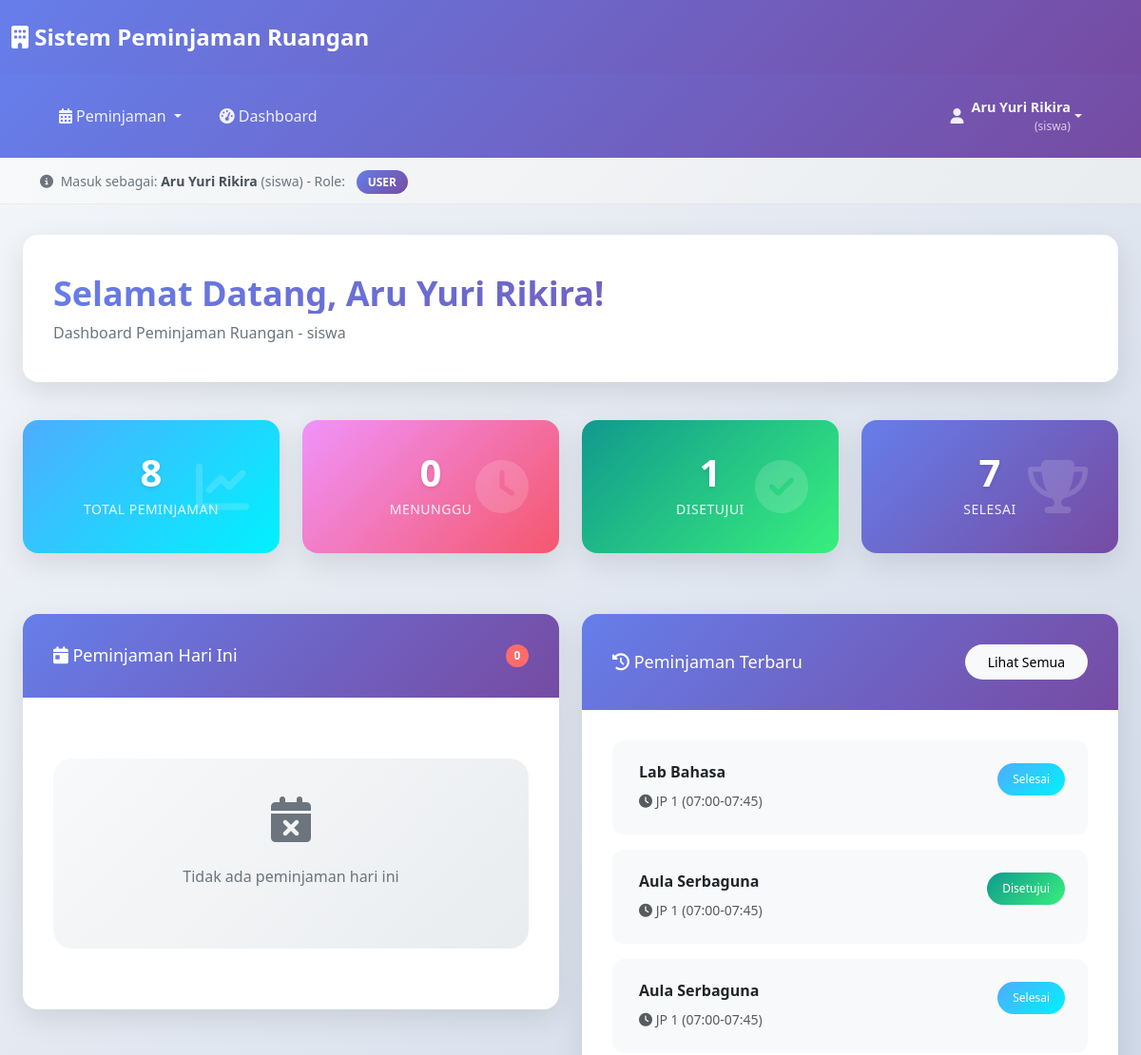
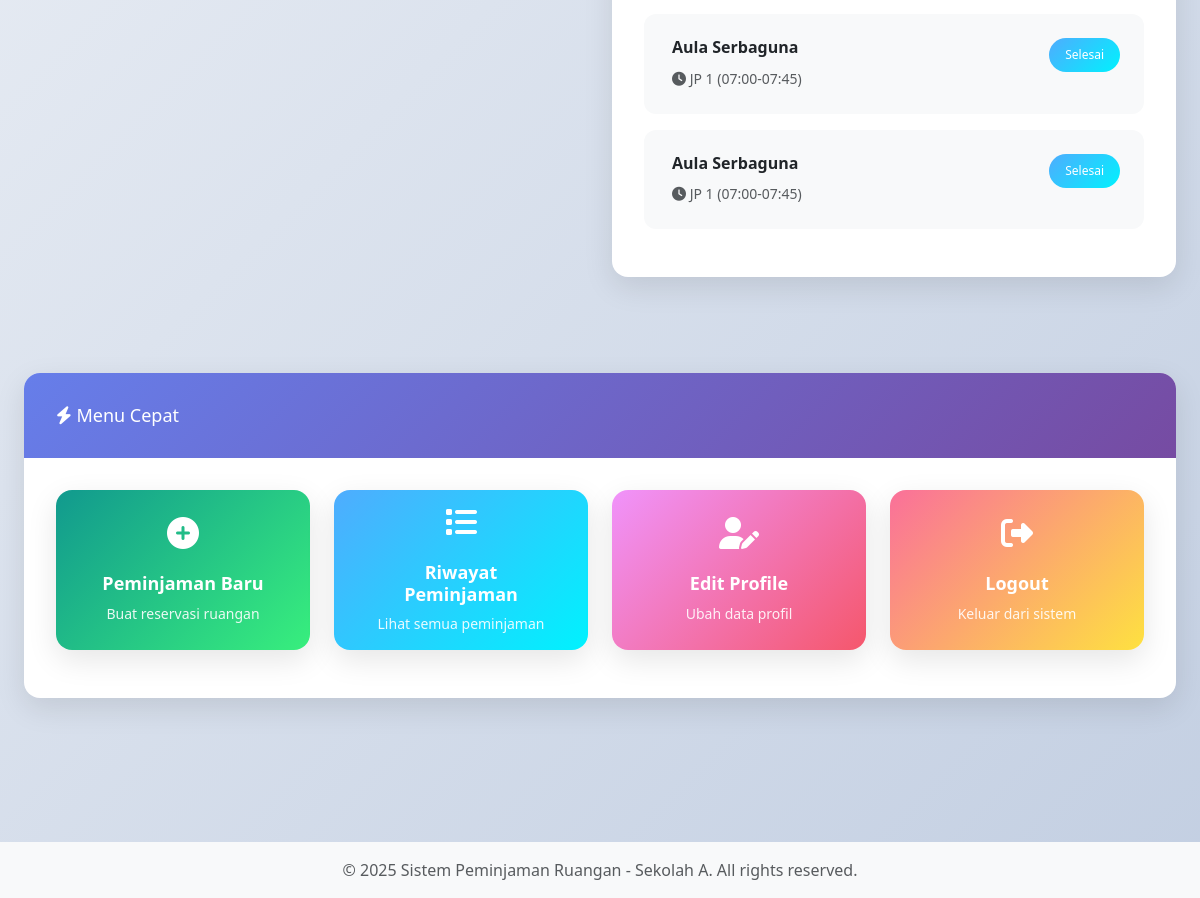
Page /user/ (signed in) on the committed database (2 pictures, top to bottom).
### tables this page shows
CREATE TABLE IF NOT EXISTS peminjaman_ruangan (
    peminjaman_id INT PRIMARY KEY,
    user_id INT,
    ruangan_id INT,
    tanggal_pinjam DATE,
    waktu_mulai VARCHAR(50),
    durasi_pinjam VARCHAR(50),
    waktu_selesai VARCHAR(50),
    status VARCHAR(50),
    keperluan TEXT,
    keterangan TEXT,
    created_at DATETIME,
    updated_at DATETIME,
    is_enabled BOOLEAN,
    kondisi_ruangan VARCHAR(50),
    catatan_pengembalian TEXT,
    return_requested_at DATETIME,
    return_approved_at DATETIME,
    return_approved_by INT
);

CREATE TABLE IF NOT EXISTS ruangan (
    ruangan_id INT PRIMARY KEY,
    nama_ruangan VARCHAR(100),
    lokasi VARCHAR(100),
    kapasitas INT,
    status VARCHAR(50),
    is_enabled BOOLEAN,
    created_at DATETIME
);

### user/index.php (the view, shortened to what this page needs)
<?php
require_once '../config/database.php';
$user_id = $_SESSION['user_id'];
try {
    $stmt = $pdo->prepare("SELECT COUNT(*) as total FROM peminjaman_ruangan WHERE user_id = ?");
    $stmt->execute([$user_id]);
    $total_peminjaman = $stmt->fetch()['total'];
    $stmt = $pdo->prepare("SELECT status, COUNT(*) as jumlah FROM peminjaman_ruangan WHERE user_id = ? GROUP BY status");
    $stmt->execute([$user_id]);
    $stats_status = $stmt->fetchAll(PDO::FETCH_KEY_PAIR);
    $stmt = $pdo->prepare("SELECT p.*, r.nama_ruangan, r.lokasi
                          FROM peminjaman_ruangan p
                          JOIN ruangan r ON p.ruangan_id = r.ruangan_id
                          WHERE p.user_id = ?
                          ORDER BY p.created_at DESC
                          LIMIT 5");
    $stmt->execute([$user_id]);
    $peminjaman_terbaru = $stmt->fetchAll();
    $stmt = $pdo->prepare("SELECT p.*, r.nama_ruangan, r.lokasi
                          FROM peminjaman_ruangan p
                          JOIN ruangan r ON p.ruangan_id = r.ruangan_id
                          WHERE p.user_id = ? AND p.tanggal_pinjam = CURDATE()
                          ORDER BY p.waktu_mulai ASC");
    $stmt->execute([$user_id]);
    $peminjaman_hari_ini = $stmt->fetchAll();
} catch(PDOException $e) {
    $error = "Error: " . $e->getMessage();
}
?>
<?php include '../includes/header.php'; ?>
<body>
    <?php include '../includes/navbar.php'; ?>
    <div class="container-fluid main-content">
        <div class="dashboard-header fade-in-up">
            <h1 class="dashboard-title">Selamat Datang, <?php echo htmlspecialchars($_SESSION['nama_lengkap']); ?>!</h1>
            <p class="dashboard-subtitle">Dashboard Peminjaman Ruangan - <?php echo $_SESSION['jenis_pengguna']; ?></p>
        </div>
        <div class="row stats-row">
            <div class="col-md-3 col-sm-6 fade-in-up animate-delay-1">
                <div class="stats-card stats-card-info">
                    <div class="stats-card-body text-center">
                        <h2 class="stats-number"><?php echo $total_peminjaman; ?></h2>
                        <p class="stats-label">Total Peminjaman</p>
                        <i class="fas fa-chart-line stats-icon"></i>
                    </div>
                </div>
            </div>
            <div class="col-md-3 col-sm-6 fade-in-up animate-delay-2">
                <div class="stats-card stats-card-warning">
                    <div class="stats-card-body text-center">
                        <h2 class="stats-number"><?php echo isset($stats_status['menunggu']) ? $stats_status['menunggu'] : 0; ?></h2>
                        <p class="stats-label">Menunggu</p>
                        <i class="fas fa-clock stats-icon"></i>
                    </div>
                </div>
            </div>
            <div class="col-md-3 col-sm-6 fade-in-up animate-delay-3">
                <div class="stats-card stats-card-success">
                    <div class="stats-card-body text-center">
                        <h2 class="stats-number"><?php echo isset($stats_status['disetujui']) ? $stats_status['disetujui'] : 0; ?></h2>
                        <p class="stats-label">Disetujui</p>
                        <i class="fas fa-check-circle stats-icon"></i>
                    </div>
                </div>
            </div>
            <div class="col-md-3 col-sm-6 fade-in-up animate-delay-4">
                <div class="stats-card stats-card-primary">
                    <div class="stats-card-body text-center">
                        <h2 class="stats-number"><?php echo isset($stats_status['selesai']) ? $stats_status['selesai'] : 0; ?></h2>
                        <p class="stats-label">Selesai</p>
                        <i class="fas fa-trophy stats-icon"></i>
                    </div>
                </div>
            </div>
        </div>
        <div class="row content-row">
            <div class="col-lg-6 col-md-12 mb-4 fade-in-up">
                <div class="content-card">
                    <div class="card-header-modern d-flex justify-content-between align-items-center">
                        <h5><i class="fas fa-calendar-day"></i> Peminjaman Hari Ini</h5>
                        <span class="notification-badge"><?php echo count($peminjaman_hari_ini); ?></span>
                    </div>
                    <div class="card-body">
                        <?php if (!empty($peminjaman_hari_ini)): ?>
                            <div class="list-group list-group-flush">
                                <?php foreach ($peminjaman_hari_ini as $peminjaman): ?>
                                    <div class="list-group-item-modern">
                                        <div class="d-flex w-100 justify-content-between align-items-start">
                                            <div class="flex-grow-1">
                                                <h6><?php echo htmlspecialchars($peminjaman['nama_ruangan']); ?></h6>
                                                <p>
                                                    <small class="text-muted">
                                                        <i class="fas fa-map-marker-alt"></i> <?php echo htmlspecialchars($peminjaman['lokasi']); ?><br>
                                                        <i class="fas fa-clock"></i> <?php echo htmlspecialchars($peminjaman['waktu_mulai']); ?>
                                                        (<?php echo htmlspecialchars($peminjaman['durasi_pinjam']); ?>)
                                                    </small>
                                                </p>
                                            </div>
                                            <div class="ms-3">
                                                <?php
                                                $status_class = '';
                                                switch($peminjaman['status']) {
                                                    case 'menunggu':
                                                        $status_class = 'badge-warning';
                                                        break;
                                                    case 'disetujui':
                                                        $status_class = 'badge-success';
                                                        break;
                                                    case 'ditolak':
                                                        $status_class = 'badge-danger';
                                                        break;
                                                    case 'selesai':
                                                        $status_class = 'badge-info';
                                                        break;
                                                }
                                                ?>
                                                <span class="badge-modern <?php echo $status_class; ?>"><?php echo ucfirst($peminjaman['status']); ?></span>
                                            </div>
                                        </div>
                                    </div>
                                <?php endforeach; ?>
                            </div>
                        <?php else: ?>
                            <div class="empty-state">
                                <i class="fas fa-calendar-times fa-3x"></i>
                                <p>Tidak ada peminjaman hari ini</p>
                            </div>
                        <?php endif; ?>
                    </div>
                </div>
            </div>
            <div class="col-lg-6 col-md-12 mb-4 fade-in-up">
                <div class="content-card">
                    <div class="card-header-modern d-flex justify-content-between align-items-center">
                        <h5><i class="fas fa-history"></i> Peminjaman Terbaru</h5>
                        <a href="peminjaman/index.php" class="btn btn-sm btn-light btn-modern">Lihat Semua</a>
                    </div>
                    <div class="card-body">
                        <?php if (!empty($peminjaman_terbaru)): ?>
                            <div class="list-group list-group-flush">
                                <?php foreach ($peminjaman_terbaru as $peminjaman): ?>
                                    <div class="list-group-item-modern">
                                        <div class="d-flex w-100 justify-content-between align-items-start">
                                            <div class="flex-grow-1">
                                                <h6><?php echo htmlspecialchars($peminjaman['nama_ruangan']); ?></h6>
                                                <p>
                                                    <small class="text-muted">
                                                        <i class="fas fa-clock"></i> <?php echo htmlspecialchars($peminjaman['waktu_mulai']); ?>
                                                    </small>
                                                </p>
                                            </div>
                                            <div class="ms-3">
                                                <?php
                                                $status_class = '';
                                                switch($peminjaman['status']) {
                                                    case 'disetujui':
                                                        $status_class = 'badge-success';
                                                        break;
                                                    case 'selesai':
                                                        $status_class = 'badge-info';
                                                        break;
                                                }
                                                ?>
                                                <span class="badge-modern <?php echo $status_class; ?>"><?php echo ucfirst($peminjaman['status']); ?></span>
                                            </div>
                                        </div>
                                    </div>
                                <?php endforeach; ?>
                            </div>
                        <?php endif; ?>
                    </div>
                </div>
            </div>
        </div>
        <div class="row quick-actions-row fade-in-up">
            <div class="col-12">
                <div class="content-card">
                    <div class="card-header-modern">
                        <h5><i class="fas fa-bolt"></i> Menu Cepat</h5>
                    </div>
                    <div class="card-body">
                        <div class="row">
                            <div class="col-lg-3 col-md-6 col-sm-6 mb-3">
                                <a href="peminjaman/create.php" class="quick-action-card" style="background: var(--success-gradient);">
                                    <i class="fas fa-plus-circle fa-2x"></i>
                                    <h6>Peminjaman Baru</h6>
                                    <small>Buat reservasi ruangan</small>
                                </a>
                            </div>
                            <div class="col-lg-3 col-md-6 col-sm-6 mb-3">
                                <a href="peminjaman/index.php" class="quick-action-card" style="background: var(--info-gradient);">
                                    <i class="fas fa-list fa-2x"></i>
                                    <h6>Riwayat Peminjaman</h6>
                                    <small>Lihat semua peminjaman</small>
                                </a>
                            </div>
                            <div class="col-lg-3 col-md-6 col-sm-6 mb-3">
                                <a href="profile.php" class="quick-action-card" style="background: var(--warning-gradient);">
                                    <i class="fas fa-user-edit fa-2x"></i>
                                    <h6>Edit Profile</h6>
                                    <small>Ubah data profil</small>
                                </a>
                            </div>
                            <div class="col-lg-3 col-md-6 col-sm-6 mb-3">
                                <a href="../auth/logout.php" class="quick-action-card" style="background: var(--danger-gradient);"
                                   onclick="return confirm('Yakin ingin logout?')">
                                    <i class="fas fa-sign-out-alt fa-2x"></i>
                                    <h6>Logout</h6>
                                    <small>Keluar dari sistem</small>
                                </a>
                            </div>
                        </div>
                    </div>
                </div>
            </div>
        </div>
    </div>
    <?php include '../includes/footer.php'; ?>
</body>
</html>

### rows in the picture
peminjaman_ruangan: ruangan.nama_ruangan "Lab Bahasa", waktu_mulai "JP 1 (07:00-07:45)", status "Selesai"
peminjaman_ruangan: ruangan.nama_ruangan "Aula Serbaguna", waktu_mulai "JP 1 (07:00-07:45)", status "Disetujui"
peminjaman_ruangan: ruangan.nama_ruangan "Aula Serbaguna", waktu_mulai "JP 1 (07:00-07:45)", status "Selesai"
peminjaman_ruangan: ruangan.nama_ruangan "Aula Serbaguna", waktu_mulai "JP 1 (07:00-07:45)", status "Selesai"
peminjaman_ruangan: ruangan.nama_ruangan "Aula Serbaguna", waktu_mulai "JP 1 (07:00-07:45)", status "Selesai"

### other values in the picture
$userName "Aru Yuri Rikira"
$jenisUser "siswa"
$userRole "USER"
$_SESSION['nama_lengkap'] "Aru Yuri Rikira"
$_SESSION['jenis_pengguna'] "siswa"
$total_peminjaman "8"
$stats_status['disetujui'] "1"
$stats_status['selesai'] "7"
count($peminjaman_hari_ini) "0"
